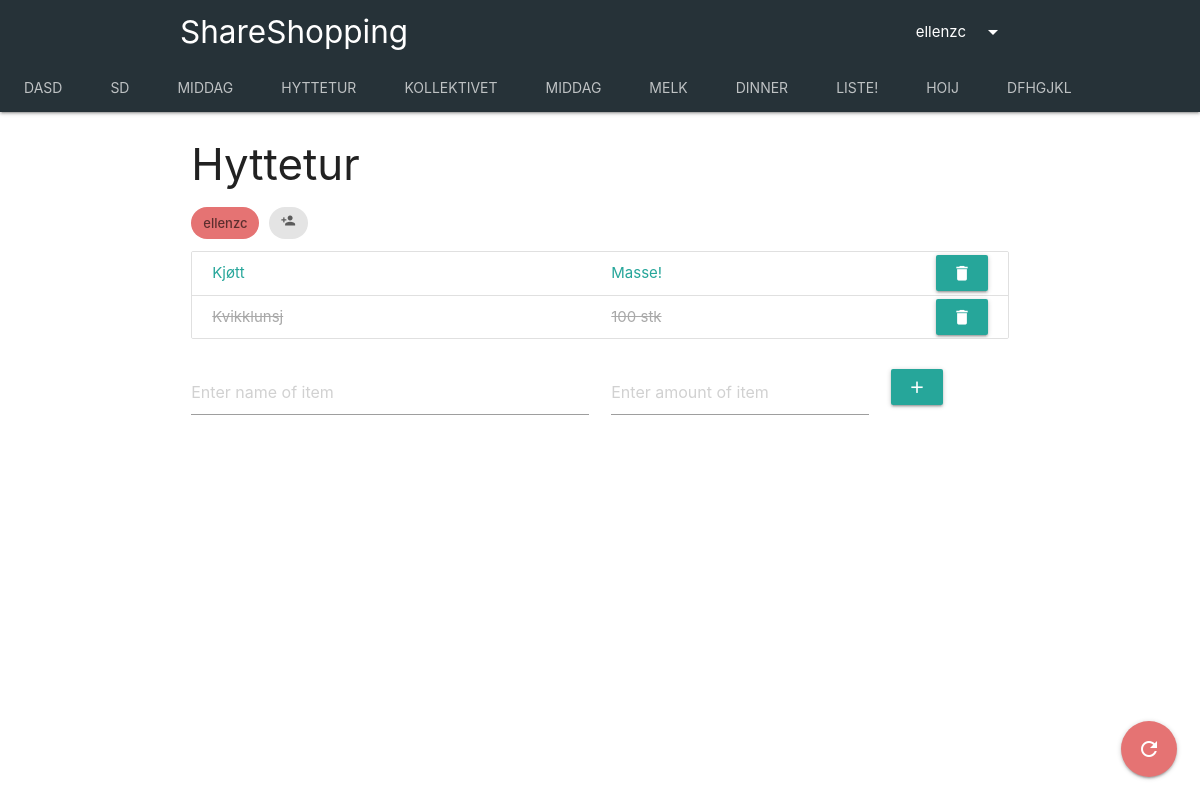
Screenshot of /main/shopping-lists/4 (signed in) with the database file from the repository.
### shopping_list/models.py (models this page shows, shortened)
class ShoppingList(models.Model):
    title = models.CharField(max_length=100)
    owner = models.ForeignKey(User, on_delete=models.CASCADE, default=1, related_name='owner')
    participants = models.ManyToManyField(User, related_name='participants')

class Item(models.Model):
    name = models.CharField(max_length=80)
    amount = models.CharField(max_length=20)
    bought = models.BooleanField(default=False)
    shopping_list = models.ForeignKey(ShoppingList, on_delete=models.CASCADE, default=default_shopping_list_ID)
    creator = models.ForeignKey(User, on_delete=models.SET_NULL, default=1, null=True)

### shopping_list/views.py (the view)
# urls.py: path('shopping-lists/<shopping_list_id>', views.shopping_list_details, name='detail'),
@login_required(login_url='')
def shopping_list_details(request, shopping_list_id):
    user = request.user
    shopping_list = ShoppingList.objects.get(pk=shopping_list_id)
    if user != shopping_list.owner and user not in shopping_list.participants.all():
        return HttpResponse('Error 401: Unauthorized. User does not have permission to view this shopping list.', status=401)
    my_shopping_lists = get_users_shopping_lists(user)
    shopping_list_form = ShoppingListForm()
    item_list = Item.objects.filter(shopping_list=shopping_list_id)
    item_form = ItemForm()
    share_form = ShareForm()
    context = {
        'shopping_list': shopping_list,             # ShoppingList which is being inspected by user
        'shopping_list_form': shopping_list_form,
        'item_list': item_list,                     # List of Item objects in the inspected ShoppingList
        'item_form': item_form,
        'share_form': share_form,
        'my_shopping_lists': my_shopping_lists,
    }
    return render(request, 'shopping_list/shoppinglist.html', context)

### shopping_list/forms.py
class ShoppingListForm(forms.Form):
    title = forms.CharField(
        max_length=100,
        widget=forms.TextInput(
            attrs={
                'placeholder': 'Enter title of shopping list'
            }
        )
    )

class ItemForm(forms.Form):
    name = forms.CharField(
        max_length=50,
        widget=forms.TextInput(
            attrs={
                'placeholder': 'Enter name of item',
            }
        )
    )
    amount = forms.CharField(
        max_length=20,
        widget=forms.TextInput(
            attrs={
                'placeholder': 'Enter amount of item',
            }
        )
    )

### shopping_list/views.py (called while the page is built)
def get_users_shopping_lists(user):
    owned_shopping_lists = ShoppingList.objects.filter(owner=user)
    other_shopping_lists = ShoppingList.objects.filter(participants=user)
    my_shopping_lists = other_shopping_lists | owned_shopping_lists
    return my_shopping_lists.distinct().order_by('id')

### shopping_list/templates/shopping_list/shoppinglist.html (shortened to what this page needs)
{% extends 'shopping_list/index.html' %}
{% block content %}
<div class="container">
    <div class="row">
        <div class="col s12">
            <h3>{{ shopping_list.title }}</h3>
            <div class="chip red lighten-2">{{ shopping_list.owner }}</div>
            <a href="#"><div class="chip"><i class="tiny material-icons toggle-visibility">person_add</i></div></a>
            <div class="collection">
                {% for item in item_list %}
                        {% if item.bought %}
                            <a href="{% url 'not-bought' item.id %}" class="collection-item row">
                                <div class="col s6 item-bought">{{ item.name }}</div>
                                <div class="col s3 item-bought">{{ item.amount }}</div>
                                {% if shopping_list.owner == user or item.creator == user %}
                                    <form action="{% url 'delete-item' item.id %}" method='POST' class="col s1 offset-s2 button-fix">
                                    <button type="submit" class="waves-effect waves-light btn secondary-content">
                                        <i class="material-icons">delete</i>
                                    </button>
                                    </form>
                                {% endif %}
                            </a>
                        {% else %}
                            <a href="{% url 'bought' item.id %}" class="collection-item row">
                                <div class="col s6">{{ item.name }} </div>
                                <div class="col s3">{{ item.amount }}</div>
                                {% if shopping_list.owner == user or item.creator == user %}
                                <form action="{% url 'delete-item' item.id %}" method='POST' class="col s1 offset-s2 button-fix">
                                    <button type="submit" class="waves-effect waves-light btn secondary-content">
                                        <i class="material-icons">delete</i>
                                    </button>
                                </form>
                                {% endif %}
                            </a>
                        {% endif %}
                {% endfor %}
                </div>
            <div class="row">
                <form action="{% url 'add' shopping_list.id %}" method='POST' class="col s12">
                    <div class="row">
                        <div class="input-field col s6">{{ item_form.name }}</div>
                        <div class="input-field col s4">{{ item_form.amount }}</div>
                        <div class="input-field col s2">
                            <button type="submit" class="waves-effect waves-light btn">
                                <i class="material-icons">add</i>
                            </button>
                        </div>
                    </div>
                </form>
            </div>
            <div class="fixed-action-btn">
              <a class="btn-floating btn-large red lighten-2" href="">
                <i class="large material-icons">refresh</i>
              </a>
            </div>
        </div>
    </div>
</div>
{% endblock %}

### shopping_list/templates/shopping_list/index.html (shortened to what this page needs)
<!DOCTYPE html>
<html lang="en">
<head>
    {% load static %}
    <link rel="stylesheet" href="https://cdnjs.cloudflare.com/ajax/libs/materialize/1.0.0/css/materialize.min.css">
</head>
<body>
<nav class="nav-extended blue-grey darken-4">
    <div class="nav-wrapper">
        <div class="container">
            <a href="#" class="brand-logo">ShareShopping</a>
            <ul class="right">
                <li><a class="dropdown-trigger" href="#!" data-target="dropdown1">{{ user.username }}<i class="material-icons right">arrow_drop_down</i></a></li>
            </ul>
        </div>
    </div>
    <div class="nav-content center">
        <ul class="tabs tabs-transparent hide-on-med-and-down">
            {% for shopping_list in my_shopping_lists %}
            <li class="tab"><a href="{% url 'detail' shopping_list.id %}" >{{ shopping_list.title }}</a></li>
            {% endfor %}
        </ul>
    </div>
</nav>
{% block content %}
{% endblock %}
</body>
</html>

### shopping_list/templates/shopping_list/index.html (style rules this page uses)
a { color: black; text-decoration: none; }
.item-bought { text-decoration: line-through; -webkit-text-fill-color: darkgray; color: darkgrey; }
.button-fix { float: right; margin-top: -7px; margin-bottom: -7px; }

### rows the page displays
ShoppingList: title "DASD"
ShoppingList: title "SD"
ShoppingList: title "MIDDAG"
ShoppingList: title "HYTTETUR", title "Hyttetur", owner "ellenzc"
ShoppingList: title "KOLLEKTIVET"
ShoppingList: title "MIDDAG"
ShoppingList: title "MELK"
ShoppingList: title "DINNER"
ShoppingList: title "LISTE!"
ShoppingList: title "HOIJ"
ShoppingList: title "DFHGJKL"
Item: name "Kjøtt", amount "Masse!"
Item: name "Kvikklunsj", amount "100 stk"

### other values shown
{{ user.username }} "ellenzc"
